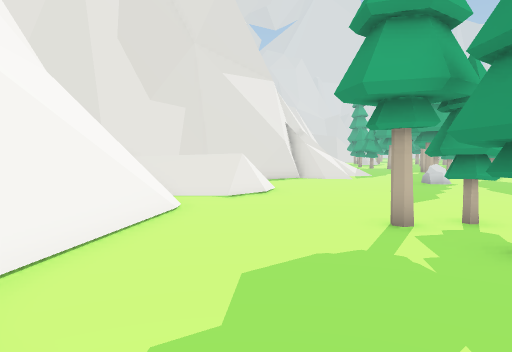
[1] (above)

24 first-person views from a walk through a 3-D level made in the Unity game engine. The camera is 1.3 m above the floor, tilts 4° down and sees 70° across. The floor is counted in squares, 1 m on a side. Each view is taken from the middle of a square. On the plan, view 1 faces up. The plan holds only what a view shows up to about 15 squares ahead; the rest is blank. The place goes on beyond the plan.

[2]
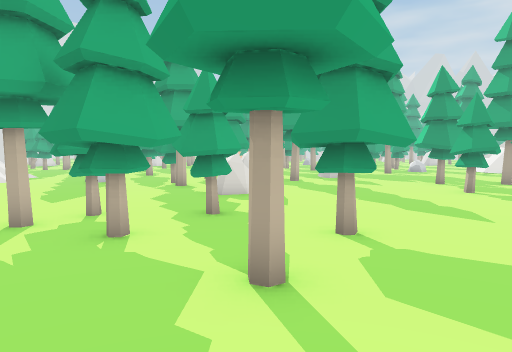

[3]
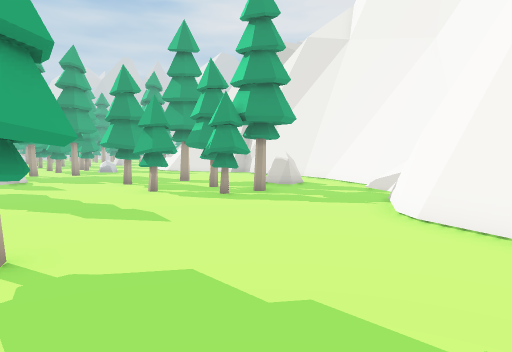

[4]
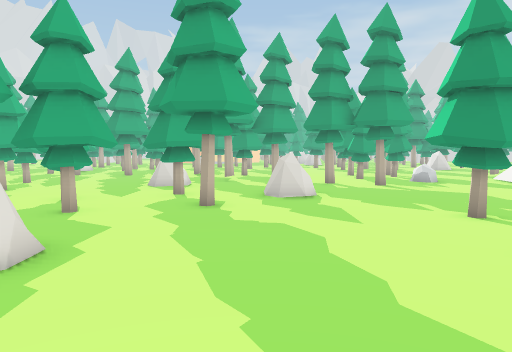

[5]
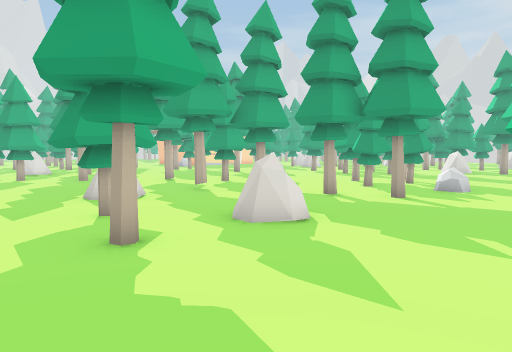

[6]
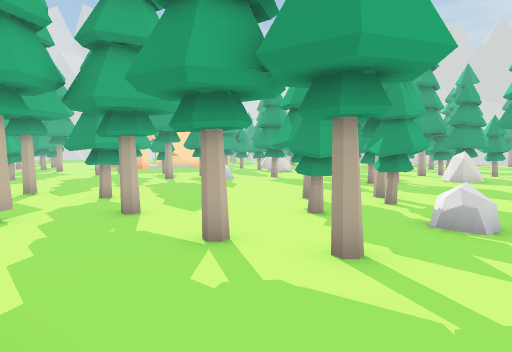

[7]
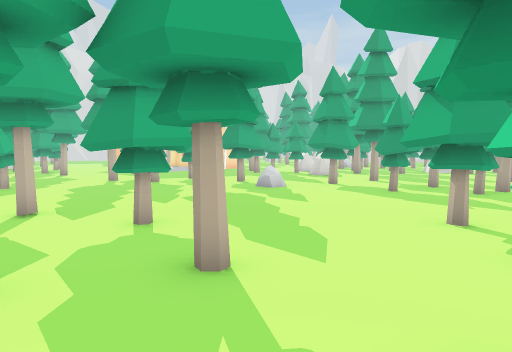

[8]
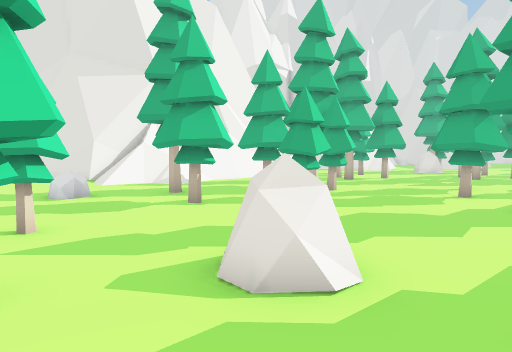

[9]
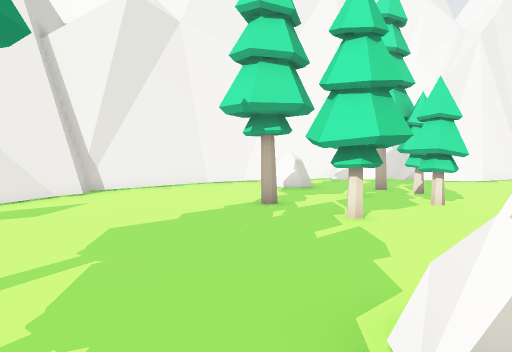

[10]
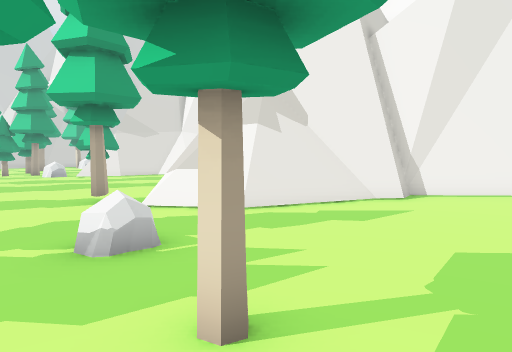

[11]
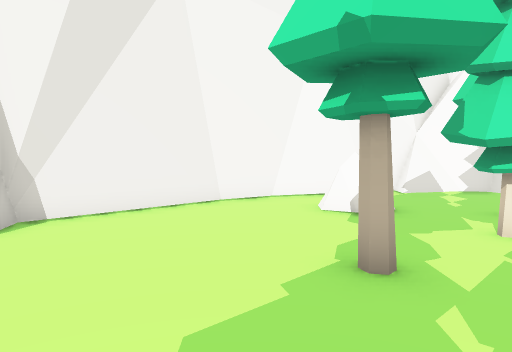

[12]
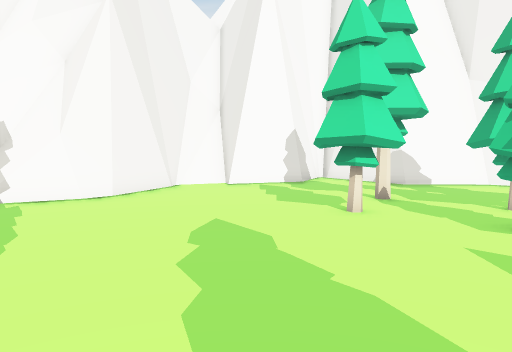

[13]
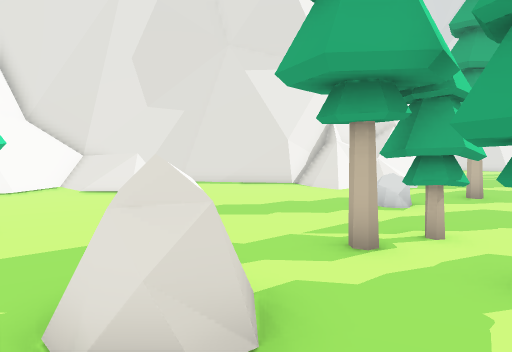

[14]
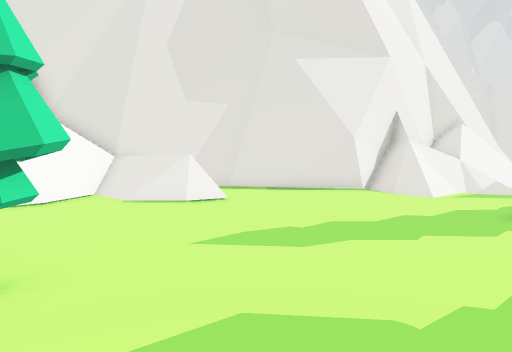

[15]
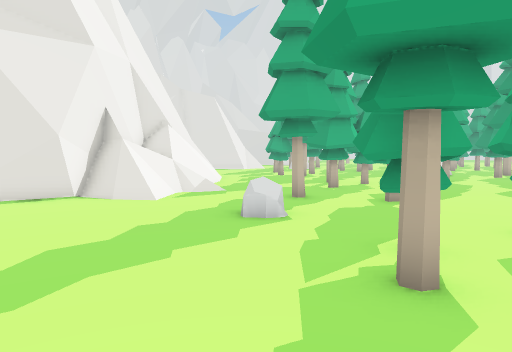

[16]
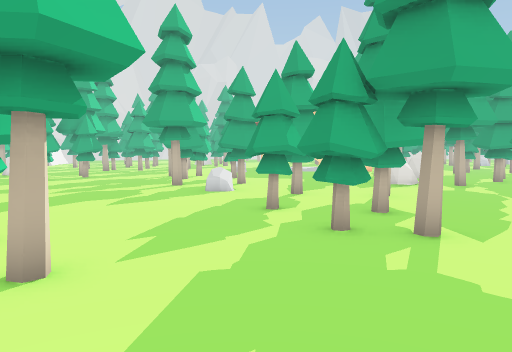

[17]
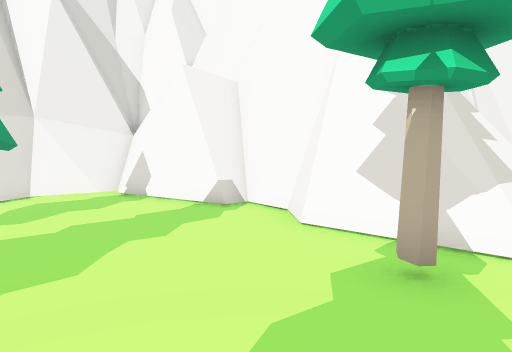

[18]
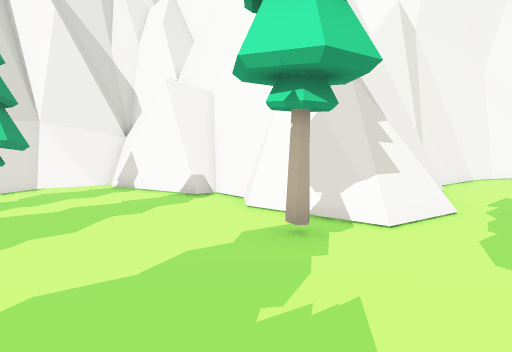

[19]
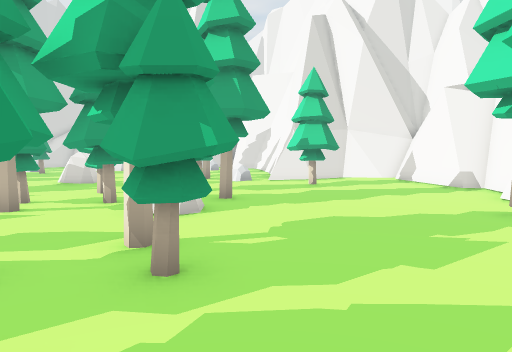

[20]
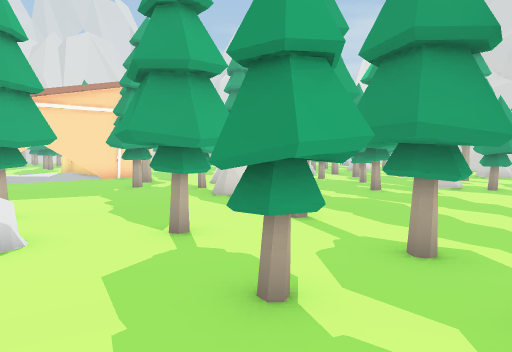

[21]
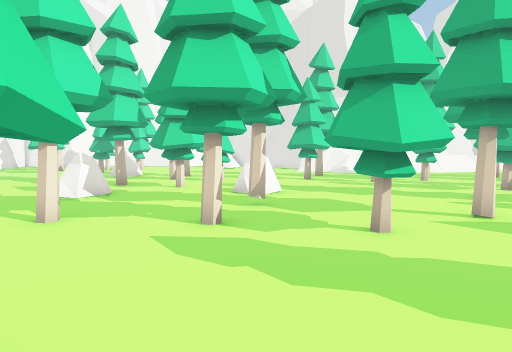

[22]
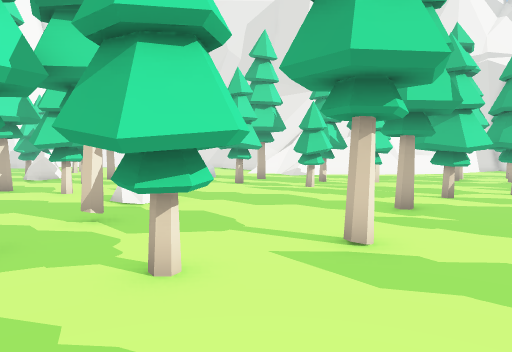

[23]
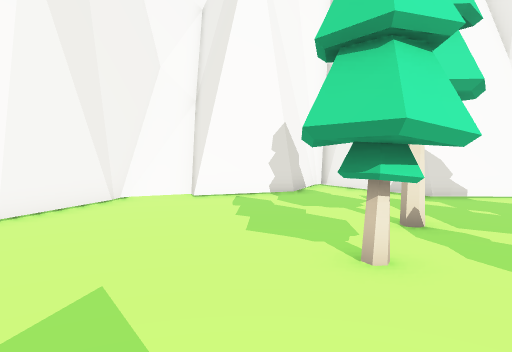

[24]
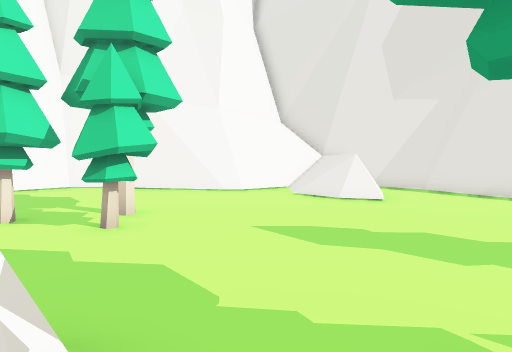

### Floor plan
Key: @ floor where view 1 was taken; # wall or solid block; . main floor; : floor 0.75 m higher than the main floor; + floor 1.25 m higher than the main floor; / step, stairs or slope; = window, fence, low wall or low ledge; ^ raised ledge; R rock; T pine tree; O other object.
Columns run from 6 left of view 1 to 35 right of it. Each row starts with its distance up from view 1.
 22         #///....TTT.TTT.. T...... TT....RR
 21         #///.....TT....T........T.TT....RR
 20        ## //...TTT.....T........T.........
 19        ##////..TTTT.......T.......R.T.....
 18        ##//...T.....................TTTT..
 17       ###//...T.TT.........T........TT.T..
 16     ###.........TT........TTT......T......
 15    ###.......R.............T.......TTTT...
 14   ###................RR.T.T..........TT...
 13  ###.............T........TT...T....TTT...
 12 ##:====........T.TT.TT........TTT...T.T...
 11 #==///=........TTT.TTT....T..TTTTT......RT
 10 ^^#=./........TTTT........TT.TTTT.......R
  9  ###=..............TT.RR...T....T.......TT
  8   ##=.........RR......R....T..R..........T
  7    #=....TT...RR..........................
  6    #=...TTT......................=T.......
  5    #.....TTTT.........T.........=#=.......
  4    #.....TT..........TTT.......####=.....T
  3    #........T.......TTT........#####.....T
  2    #=....T.TTT.....TT..TT.....=#   #......
  1    ##=...TT.T.......TTT.......##   ###....
  0     ##@............TTTT......##     ####..
 -1      #.............TT........##        ##/
 -2      #................RR....##          #/
 -3      #.=...............R...##           #/
 -4      #####.....##........###            ^/
 -5         ##/..####=#//.####               =
 -6          #O####= +=O ###
 -7          ###  ^=  ===#
 -8            #  ^#  ^^ #

Positions as (right, up) in squares from view 1, and headings:
1: (0, 0), facing up
2: (1, -1), facing up-right
3: (2, -1), facing right
4: (8, 2), facing up-right
5: (11, 4), facing up-right
6: (17, 6), facing up-right
7: (18, 10), facing up-right
8: (18, 11), facing up-left
9: (18, 11), facing down
10: (19, 10), facing down-right
11: (19, 6), facing down
12: (13, 6), facing down-left
13: (11, 6), facing up-left
14: (8, 6), facing up-left
15: (7, 7), facing up
16: (29, 7), facing up
17: (30, 10), facing down
18: (29, 12), facing down
19: (27, 15), facing down-right
20: (27, 13), facing up-right
21: (27, 14), facing left
22: (25, 17), facing left
23: (10, 4), facing down-left
24: (10, 9), facing left
